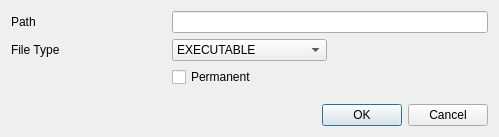
<?xml version="1.0" encoding="UTF-8"?>
<ui version="4.0">
 <class>AddInstallFileLabelDialog</class>
 <widget class="QDialog" name="AddInstallFileLabelDialog">
  <property name="geometry">
   <rect>
    <x>0</x>
    <y>0</y>
    <width>499</width>
    <height>137</height>
   </rect>
  </property>
  <property name="windowTitle">
   <string>Label Install File</string>
  </property>
  <layout class="QGridLayout" name="gridLayout">
   <item row="0" column="0">
    <widget class="QLabel" name="lbl_path">
     <property name="text">
      <string>Path</string>
     </property>
    </widget>
   </item>
   <item row="0" column="1" colspan="2">
    <widget class="QLineEdit" name="le_path">
     <property name="readOnly">
      <bool>true</bool>
     </property>
    </widget>
   </item>
   <item row="1" column="0">
    <widget class="QLabel" name="lbl_file_type">
     <property name="text">
      <string>File Type</string>
     </property>
    </widget>
   </item>
   <item row="1" column="1">
    <widget class="QComboBox" name="combo_file_type">
     <item>
      <property name="text">
       <string notr="true">EXECUTABLE</string>
      </property>
     </item>
     <item>
      <property name="text">
       <string notr="true">LIBRARY</string>
      </property>
     </item>
     <item>
      <property name="text">
       <string notr="true">DATA</string>
      </property>
     </item>
     <item>
      <property name="text">
       <string notr="true">CONFIG</string>
      </property>
     </item>
     <item>
      <property name="text">
       <string notr="true">DOC</string>
      </property>
     </item>
     <item>
      <property name="text">
       <string notr="true">MAN</string>
      </property>
     </item>
     <item>
      <property name="text">
       <string notr="true">INFO</string>
      </property>
     </item>
     <item>
      <property name="text">
       <string notr="true">LOCALEDATA</string>
      </property>
     </item>
     <item>
      <property name="text">
       <string notr="true">HEADER</string>
      </property>
     </item>
     <item>
      <property name="text">
       <string notr="true">ALL</string>
      </property>
     </item>
    </widget>
   </item>
   <item row="2" column="1">
    <widget class="QCheckBox" name="check_permanent">
     <property name="text">
      <string>Permanent</string>
     </property>
    </widget>
   </item>
   <item row="3" column="2">
    <spacer name="verticalSpacer">
     <property name="orientation">
      <enum>Qt::Vertical</enum>
     </property>
     <property name="sizeHint" stdset="0">
      <size>
       <width>20</width>
       <height>0</height>
      </size>
     </property>
    </spacer>
   </item>
   <item row="4" column="0" colspan="3">
    <widget class="QDialogButtonBox" name="buttonBox">
     <property name="orientation">
      <enum>Qt::Horizontal</enum>
     </property>
     <property name="standardButtons">
      <set>QDialogButtonBox::Cancel|QDialogButtonBox::Ok</set>
     </property>
    </widget>
   </item>
  </layout>
 </widget>
 <tabstops>
  <tabstop>le_path</tabstop>
  <tabstop>combo_file_type</tabstop>
  <tabstop>check_permanent</tabstop>
  <tabstop>buttonBox</tabstop>
 </tabstops>
 <resources/>
 <connections>
  <connection>
   <sender>buttonBox</sender>
   <signal>rejected()</signal>
   <receiver>AddInstallFileLabelDialog</receiver>
   <slot>reject()</slot>
   <hints>
    <hint type="sourcelabel">
     <x>316</x>
     <y>260</y>
    </hint>
    <hint type="destinationlabel">
     <x>286</x>
     <y>274</y>
    </hint>
   </hints>
  </connection>
 </connections>
</ui>
